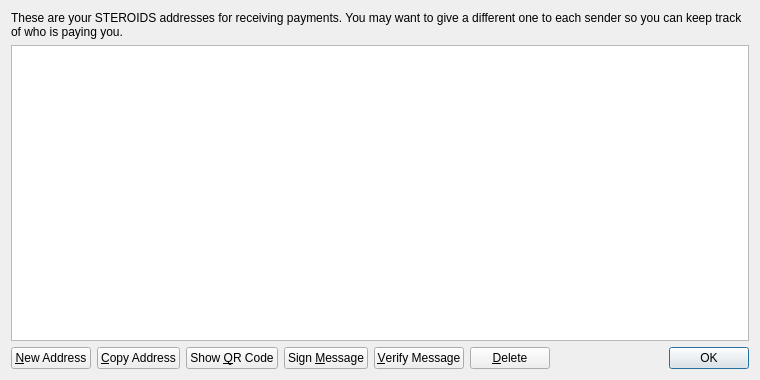
<?xml version="1.0" encoding="UTF-8"?>
<ui version="4.0">
 <class>AddressBookPage</class>
 <widget class="QWidget" name="AddressBookPage">
  <property name="geometry">
   <rect>
    <x>0</x>
    <y>0</y>
    <width>760</width>
    <height>380</height>
   </rect>
  </property>
  <property name="windowTitle">
   <string>Address Book</string>
  </property>
  <layout class="QVBoxLayout" name="verticalLayout">
   <item>
    <widget class="QLabel" name="labelExplanation">
     <property name="text">
      <string>These are your STEROIDS addresses for receiving payments. You may want to give a different one to each sender so you can keep track of who is paying you.</string>
     </property>
     <property name="textFormat">
      <enum>Qt::PlainText</enum>
     </property>
     <property name="wordWrap">
      <bool>true</bool>
     </property>
    </widget>
   </item>
   <item>
    <widget class="QTableView" name="tableView">
     <property name="contextMenuPolicy">
      <enum>Qt::CustomContextMenu</enum>
     </property>
     <property name="toolTip">
      <string>Double-click to edit address or label</string>
     </property>
     <property name="tabKeyNavigation">
      <bool>false</bool>
     </property>
     <property name="alternatingRowColors">
      <bool>true</bool>
     </property>
     <property name="selectionMode">
      <enum>QAbstractItemView::SingleSelection</enum>
     </property>
     <property name="selectionBehavior">
      <enum>QAbstractItemView::SelectRows</enum>
     </property>
     <property name="sortingEnabled">
      <bool>true</bool>
     </property>
     <attribute name="verticalHeaderVisible">
      <bool>false</bool>
     </attribute>
    </widget>
   </item>
   <item>
    <layout class="QHBoxLayout" name="horizontalLayout">
     <item>
      <widget class="QPushButton" name="newAddressButton">
       <property name="toolTip">
        <string>Create a new address</string>
       </property>
       <property name="text">
        <string>&amp;New Address</string>
       </property>
       <property name="icon">
        <iconset resource="../bitcoin.qrc">
         <normaloff>:/icons/add</normaloff>:/icons/add</iconset>
       </property>
      </widget>
     </item>
     <item>
      <widget class="QPushButton" name="copyToClipboard">
       <property name="toolTip">
        <string>Copy the currently selected address to the system clipboard</string>
       </property>
       <property name="text">
        <string>&amp;Copy Address</string>
       </property>
       <property name="icon">
        <iconset resource="../bitcoin.qrc">
         <normaloff>:/icons/editcopy</normaloff>:/icons/editcopy</iconset>
       </property>
      </widget>
     </item>
     <item>
      <widget class="QPushButton" name="showQRCode">
       <property name="text">
        <string>Show &amp;QR Code</string>
       </property>
       <property name="icon">
        <iconset resource="../bitcoin.qrc">
         <normaloff>:/icons/qrcode</normaloff>:/icons/qrcode</iconset>
       </property>
      </widget>
     </item>
     <item>
      <widget class="QPushButton" name="signMessage">
       <property name="toolTip">
        <string>Sign a message to prove you own a STEROIDS address</string>
       </property>
       <property name="text">
        <string>Sign &amp;Message</string>
       </property>
       <property name="icon">
        <iconset resource="../bitcoin.qrc">
         <normaloff>:/icons/edit</normaloff>:/icons/edit</iconset>
       </property>
      </widget>
     </item>
     <item>
      <widget class="QPushButton" name="verifyMessage">
       <property name="toolTip">
        <string>Verify a message to ensure it was signed with a specified STEROIDS address</string>
       </property>
       <property name="text">
        <string>&amp;Verify Message</string>
       </property>
       <property name="icon">
        <iconset resource="../bitcoin.qrc">
         <normaloff>:/icons/transaction_0</normaloff>:/icons/transaction_0</iconset>
       </property>
      </widget>
     </item>
     <item>
      <widget class="QPushButton" name="deleteButton">
       <property name="toolTip">
        <string>Delete the currently selected address from the list</string>
       </property>
       <property name="text">
        <string>&amp;Delete</string>
       </property>
       <property name="icon">
        <iconset resource="../bitcoin.qrc">
         <normaloff>:/icons/remove</normaloff>:/icons/remove</iconset>
       </property>
      </widget>
     </item>
     <item>
      <spacer name="horizontalSpacer">
       <property name="orientation">
        <enum>Qt::Horizontal</enum>
       </property>
       <property name="sizeHint" stdset="0">
        <size>
         <width>40</width>
         <height>20</height>
        </size>
       </property>
      </spacer>
     </item>
     <item>
      <widget class="QDialogButtonBox" name="buttonBox">
       <property name="sizePolicy">
        <sizepolicy hsizetype="Maximum" vsizetype="Fixed">
         <horstretch>0</horstretch>
         <verstretch>0</verstretch>
        </sizepolicy>
       </property>
       <property name="standardButtons">
        <set>QDialogButtonBox::Ok</set>
       </property>
      </widget>
     </item>
    </layout>
   </item>
  </layout>
 </widget>
 <resources>
  <include location="../bitcoin.qrc"/>
 </resources>
 <connections/>
</ui>
